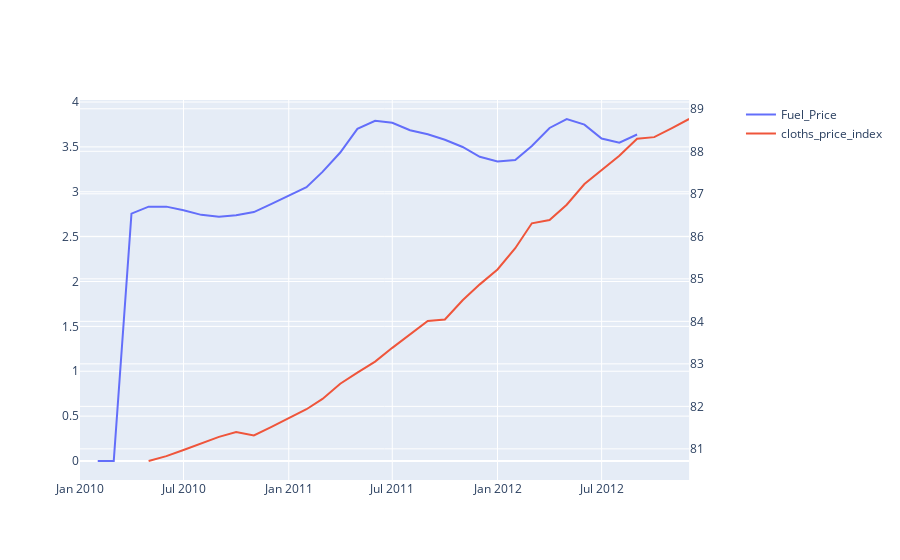

Notebook code cell kept with this figure:
### Code cell
index_fig = ms(specs=[[{'secondary_y': True}]])

index_fig.add_trace(go.Scatter(x = top_rank_5_store_df.groupby('Month_Year').mean().rolling(window=3).mean().fillna(0).index, 
                        y = top_rank_5_store_df.groupby('Month_Year').mean().rolling(window=3).mean().fillna(0)['Fuel_Price'],
                        mode='lines', 
                        name='Fuel_Price',), secondary_y = False
)

index_fig.add_trace(go.Scatter(x = cloths_price_index_df['Month_Year'], 
                        y = cloths_price_index_df['cloths_price_index'].rolling(window=5).mean(),
                        mode='lines', 
                        name='cloths_price_index',), secondary_y = True
)

index_fig.show()

### Figure 1 — Plotly figure (JSON) as saved in the notebook; plotly's stock layout.template omitted (floating-point values rounded to 4 significant figures)
{"data": [{"mode": "lines", "name": "Fuel_Price", "type": "scatter", "x": ["2010-02", "2010-03", "2010-04", "2010-05", "2010-06", "2010-07", "2010-08", "2010-09", "2010-10", "2010-11", "2010-12", "2011-01", "2011-02", "2011-03", "2011-04", "2011-05", "2011-06", "2011-07", "2011-08", "2011-09", "2011-10", "2011-11", "2011-12", "2012-01", "2012-02", "2012-03", "2012-04", "2012-05", "2012-06", "2012-07", "2012-08", "2012-09"], "xaxis": "x", "y": [0, 0, 2.756, 2.834, 2.834, 2.795, 2.743, 2.721, 2.737, 2.774, 2.863, 2.96, 3.051, 3.221, 3.437, 3.701, 3.792, 3.77, 3.686, 3.64, 3.579, 3.499, 3.39, 3.338, 3.354, 3.51, 3.711, 3.811, 3.748, 3.593, 3.547, 3.638], "yaxis": "y"}, {"mode": "lines", "name": "cloths_price_index", "type": "scatter", "x": ["2010-01", "2010-02", "2010-03", "2010-04", "2010-05", "2010-06", "2010-07", "2010-08", "2010-09", "2010-10", "2010-11", "2010-12", "2011-01", "2011-02", "2011-03", "2011-04", "2011-05", "2011-06", "2011-07", "2011-08", "2011-09", "2011-10", "2011-11", "2011-12", "2012-01", "2012-02", "2012-03", "2012-04", "2012-05", "2012-06", "2012-07", "2012-08", "2012-09", "2012-10", "2012-11", "2012-12"], "xaxis": "x", "y": [null, null, null, null, 80.71, 80.83, 80.97, 81.12, 81.28, 81.4, 81.31, 81.51, 81.72, 81.93, 82.18, 82.53, 82.79, 83.05, 83.38, 83.7, 84.01, 84.04, 84.5, 84.87, 85.22, 85.72, 86.31, 86.38, 86.74, 87.23, 87.56, 87.89, 88.3, 88.33, 88.55, 88.76], "yaxis": "y2"}], "layout": {"xaxis": {"anchor": "y", "domain": [0, 0.94]}, "yaxis": {"anchor": "x", "domain": [0, 1]}, "yaxis2": {"anchor": "x", "overlaying": "y", "side": "right"}}}
